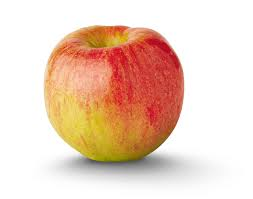
#> input picture OpenCV/apple.png, 253 x 199 px
$ python thresholds.py
#> lines starting #> are read from the running program, lines starting #| are printed output that depends on the picture
import cv2 as cv
import numpy as np

img = cv.imread("apple.png")
#> img is the input picture: shape (199, 253, 3); mean B, G, R 192.5, 209.3, 237

converted = cv.cvtColor(img, cv.COLOR_BGR2GRAY)
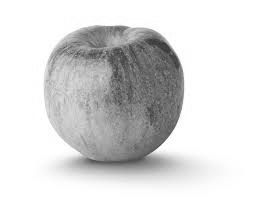
#> converted: shape (199, 253); min 49, max 255, mean 215.7


ret, thresholded = cv.threshold(converted, 127, 255, cv.THRESH_TRUNC)
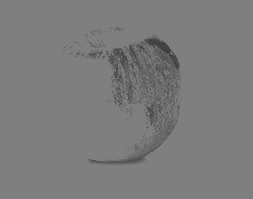
#> thresholded: shape (199, 253); min 49, max 127, mean 124.1

cv.imshow('thresholded', thresholded)

cv.waitKey(0)
cv.destroyAllWindows()

$ run again, with OpenCV/avocado.png copied over OpenCV/apple.png
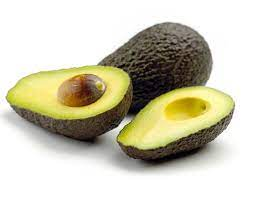
#> input picture OpenCV/avocado.png, 253 x 199 px
#> img is the input picture: shape (199, 253, 3); mean B, G, R 179, 200.3, 204.1
#> `converted = cv.cvtColor(img, cv.COLOR_BGR2GRAY)`:
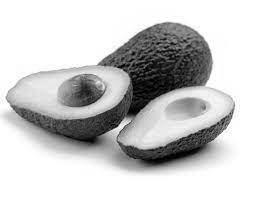
#> converted: shape (199, 253); min 0, max 255, mean 199
#> `ret, thresholded = cv.threshold(converted, 127, 255, cv.THRESH_TRUNC)`:
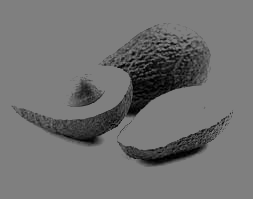
#> thresholded: shape (199, 253); min 0, max 127, mean 113.6

$ run again, with OpenCV/carrot.png copied over OpenCV/apple.png
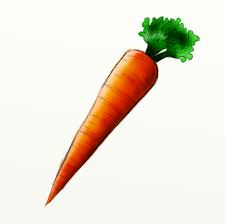
#> input picture OpenCV/carrot.png, 225 x 224 px
#> img is the input picture: shape (224, 225, 3); mean B, G, R 216.7, 229.6, 236.6
#> `converted = cv.cvtColor(img, cv.COLOR_BGR2GRAY)`:
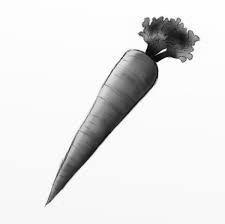
#> converted: shape (224, 225); min 1, max 255, mean 230.1
#> `ret, thresholded = cv.threshold(converted, 127, 255, cv.THRESH_TRUNC)`:
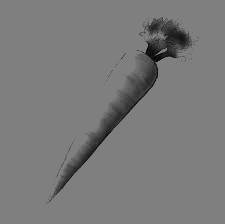
#> thresholded: shape (224, 225); min 1, max 127, mean 121.9
